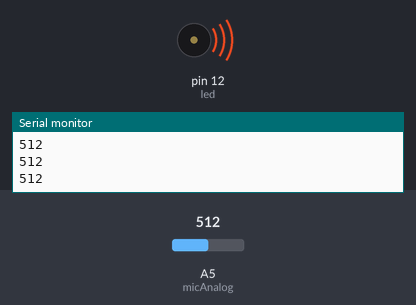
Recording of a sketch running on a simulated Arduino Uno, built with avr-gcc and run on an emulated ATmega328P. Parts: buzzer (waves = sounding), the last lines printed to the serial monitor. The test bench sets the inputs (shaded band); at power-on: A5 (micAnalog) = 512.

Above: at 1.2 s.
1.3 s: A5 (micAnalog) set to 358
At 2.0 s:
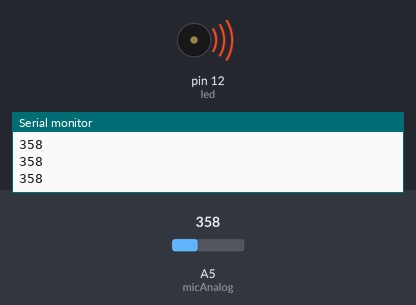
3.5 s: A5 (micAnalog) set to 331
At 4.9 s:
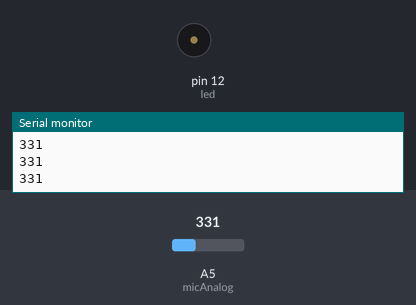
6.0 s: A5 (micAnalog) set to 350
At 7.2 s:
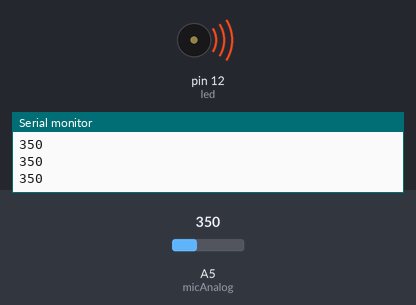
7.5 s: A5 (micAnalog) set to 330
At 9.3 s:
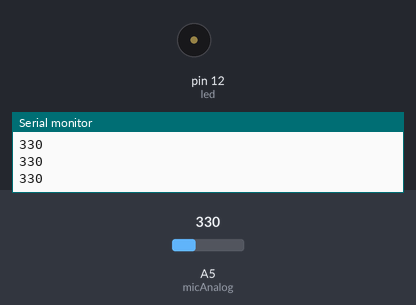
Timing chart, 0 to 10.8 s (numbered marks = the images above; inputs shaded):
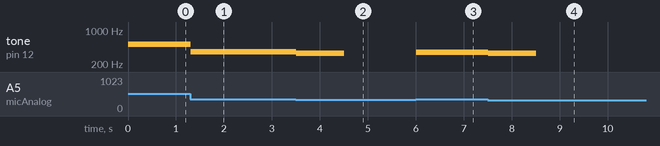

The sketch:

soundMaking.ino
```cpp
int led = 12;
int micAnalog = A5;
int valorAnalog = 0;
unsigned long tempoDelay = 0;
unsigned long tempoAtual = 0;

void setup() {
  Serial.begin(9600);
  pinMode(micAnalog, INPUT);
  pinMode(led, OUTPUT);

}

void loop() {
  valorAnalog = analogRead(micAnalog);
  Serial.println(valorAnalog);
  if(valorAnalog >= 340 or valorAnalog <= 310){
    tempoAtual= millis();
    tempoDelay= tempoAtual + 1000;
  }

  tempoAtual=millis();
  if(tempoAtual < tempoDelay){
    tone(led, valorAnalog);
  }else{
    noTone(led);
  }

}
 
```

Measured:
- the behaviour switches between 340 and 339 on A5 (micAnalog) (found by bisection; images 1 and 2)
- after the input at 1.3 s, tone on pin 12 (led): 512 Hz → 358 Hz at once
- after the input at 3.5 s, tone on pin 12 (led): 358 Hz → 331 Hz at once, → silent 1.0 s later
- after the input at 6.0 s, tone on pin 12 (led): silent → 350 Hz at once
- after the input at 7.5 s, tone on pin 12 (led): 350 Hz → 330 Hz at once, → silent 1.0 s later
